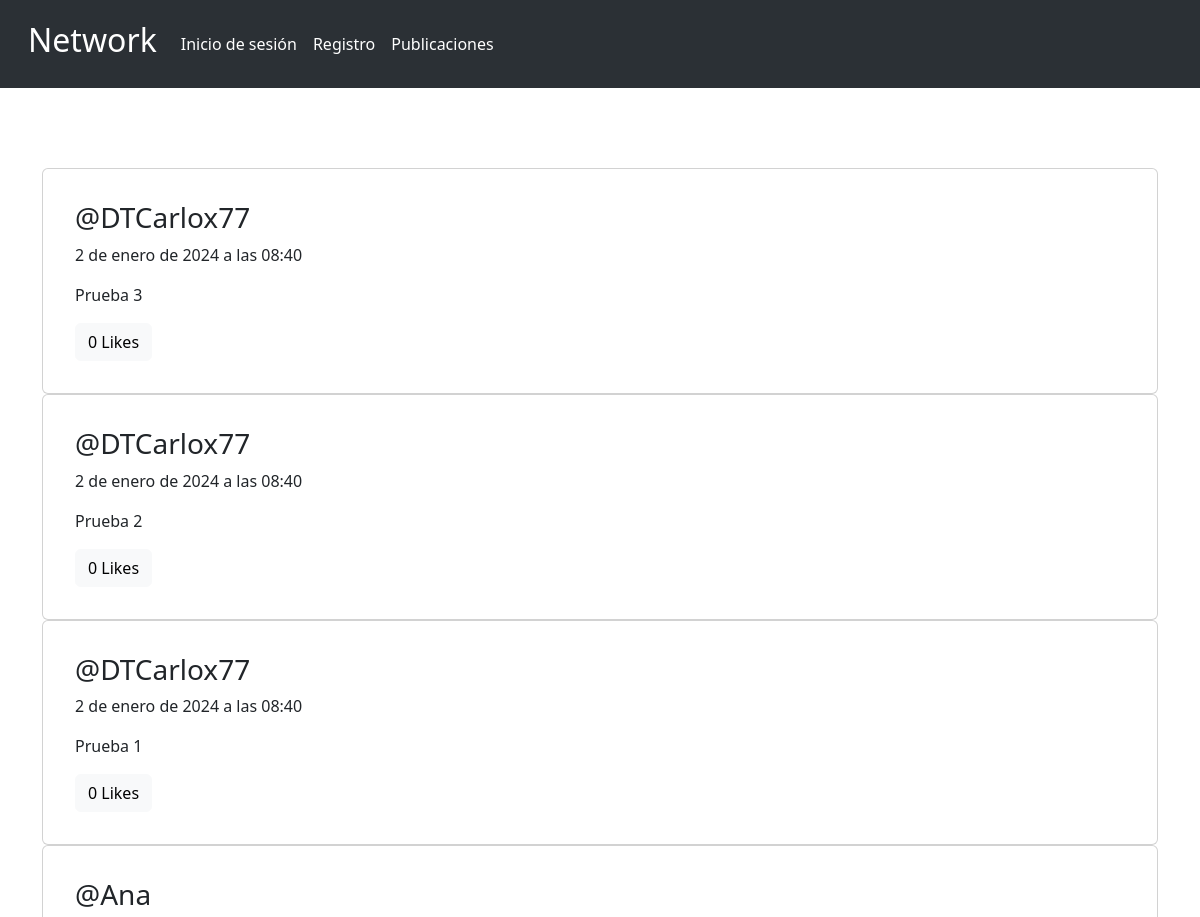
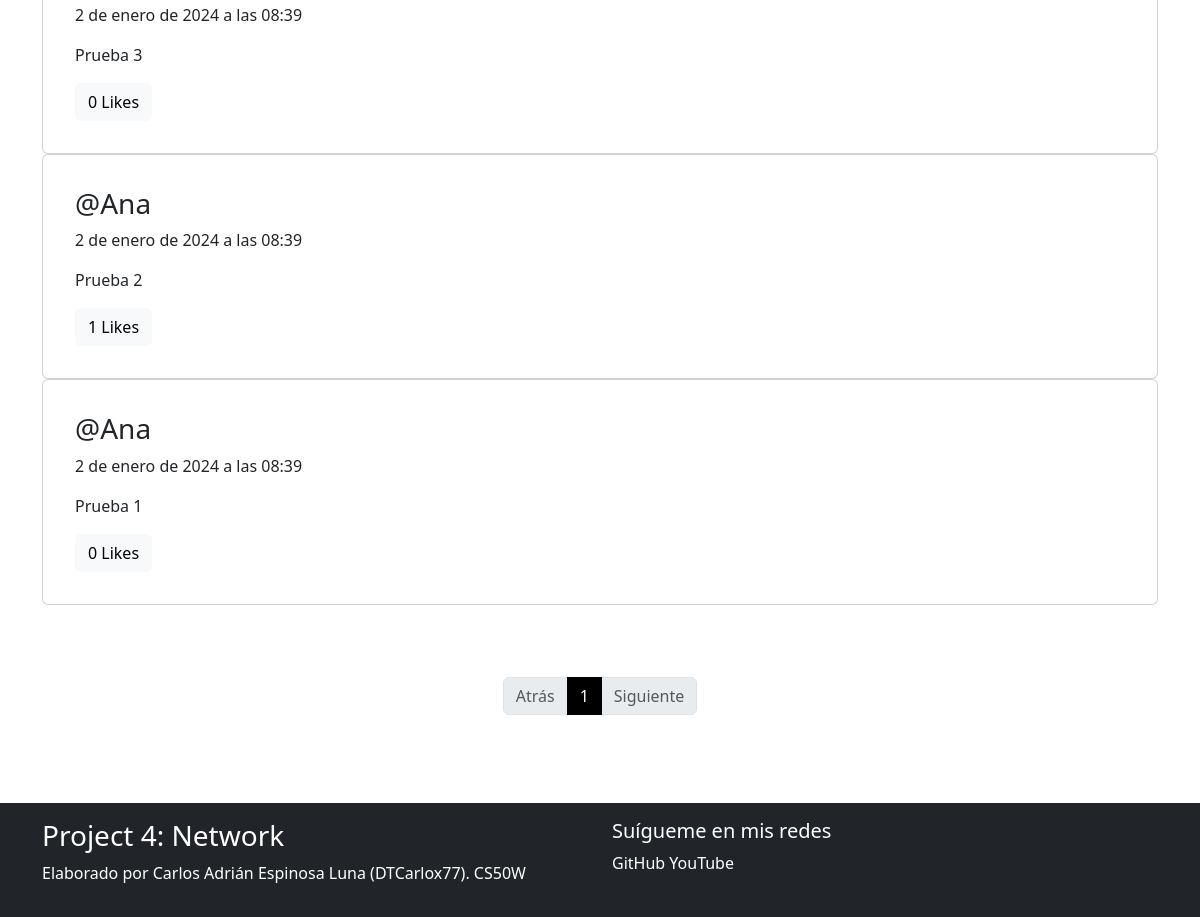
/posts/, run on an earlier commit of the app's database (2 pictures, top to bottom).
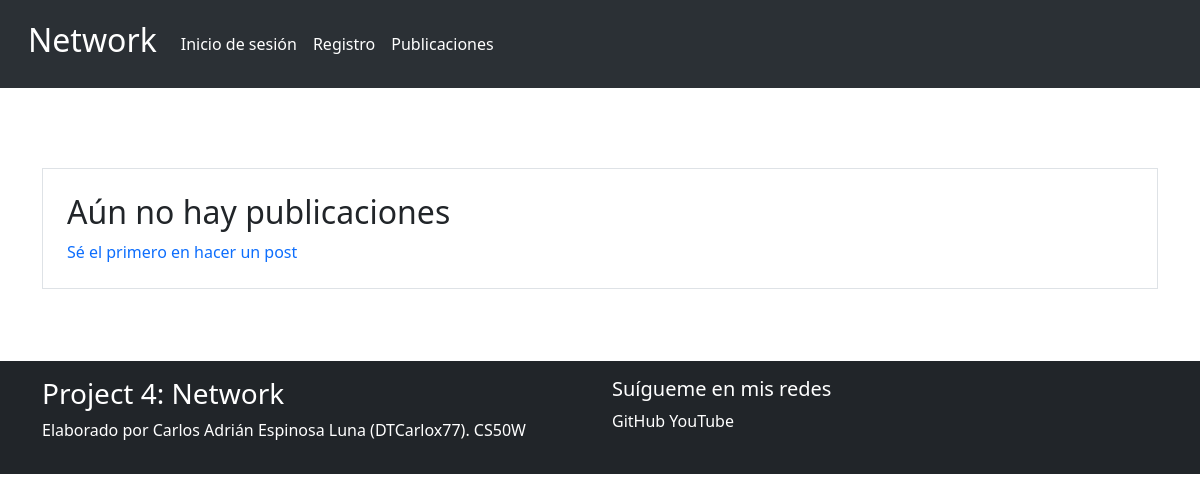
And on a later commit of the database.
### network/models.py (models this page shows, shortened)
class Post(models.Model):
    autor = models.ForeignKey(CustomUser, on_delete=models.CASCADE)
    contenido = models.TextField()
    fecha = models.DateTimeField(auto_now_add=True)
    likes = models.ManyToManyField(CustomUser, through=Like, related_name='post_likes')

class CustomUser(AbstractUser):
    correo = models.EmailField(unique=True)
    name = models.CharField(max_length=40)
    lastname = models.CharField(max_length=40)
    biografia = models.TextField(blank=True)
    def __str__(self):
        return self.username

### network/views.py (the view)
# urls.py: path('posts/', posts, name='posts'),
def posts(request):
    all_posts = Post.objects.all().order_by('-fecha')
    paginator = Paginator(all_posts, 10)
    page = request.GET.get('page')
    try:
        page_posts = paginator.page(page)
    except PageNotAnInteger:
        page_posts = paginator.page(1)
    except EmptyPage:
        page_posts = paginator.page(paginator.num_pages)
    return render(request, 'posts.html', {'posts': page_posts})

### network/templates/posts.html (shortened to what this page needs)
{% extends "layouts/base.html" %}
{% block content %}
{% if posts %}
    {% for post in posts %}
    <div class="card">
        <div class="card-body m-3">
            <h3 class="card-title"><a class="text-decoration-none text-dark" href="/profile/{{ post.autor }}">@{{ post.autor }}</a></h3>
            <p class="card-text">{{ post.fecha }}</p>
            <form method="POST" class="like-form" id="post-{{ post.id }}">
                <p class="card-text" id="content-{{ post.id }}">{{ post.contenido }}</p>
                {% if user.is_authenticated %}
                    {% csrf_token %}
                    {% if request.user in post.likes.all %}
                        <button type="button" class="btn btn-primary btn-dark like_button" data-post-id="{{ post.id }}">
                            {{ post.likes.all.count }} Likes
                        </button>
                    {% else %}
                        <button type="button" class="btn btn-primary btn-light like_button" data-post-id="{{ post.id }}">
                            {{ post.likes.all.count }} Likes
                        </button>
                    {% endif %}
                    {% if post.autor == request.user %}
                        <button type="button" class="btn btn-light edit_post" data-post-id="{{ post.id }}">Modificar</button>
                        <button type="button" class="btn btn-light delete_post" data-post-id="{{ post.id }}">Eliminar</button>
                    {% endif %}
                {% else %}
                <a  href="{% url 'login' %}">
                    <button type="button" class="btn btn-primary btn-light">
                        {{ post.likes.all.count }} Likes
                    </button>
                </a>
                {% endif %}
            </form>
        </div>
    </div>
    {% endfor %}
    <br>
    <div class="d-flex justify-content-center mt-5">
        <nav aria-label="...">
            <ul class="pagination">
                {% if posts.has_previous %}
                    <li class="page-item">
                        <a class="page-link" href="?page={{ posts.previous_page_number }}">Atrás</a>
                    </li>
                {% else %}
                    <li class="page-item disabled">
                        <span class="page-link" href="?page=1">Atrás</span>
                    </li>
                {% endif %}
                {% for num in posts.paginator.page_range %}
                    <li class="page-item {% if num == posts.number%}active{% endif %}" aria-current="page">
                        <a class="page-link" href="?page={{ num }}">{{ num }}</a>
                    </li>
                {% endfor %}
                {% if posts.has_next %}
                    <li class="page-item">
                        <a class="page-link" href="?page={{ posts.next_page_number }}">Siguiente</a>
                    </li>
                {% else %}
                    <li class="page-item disabled">
                        <span class="page-link">Siguiente</span>
                    </li>
                {% endif %}
            </ul>
        </nav>
    </div>
{% else %}
    <div class="container mt-4 border p-4">
        <h2>Aún no hay publicaciones</h2>
        <a class="text-decoration-none" href="{% url 'new' %}">Sé el primero en hacer un post</a>
    </div>
{% endif %}
<br>
<br>
{% endblock %}

What changed in the data, as far as the page shows it:
removed Post: autor "DTCarlox77", fecha "2 de enero de 2024 a las 08:40", contenido "Prueba 3", likes.all.count "0"
removed Post: autor "DTCarlox77", fecha "2 de enero de 2024 a las 08:40", contenido "Prueba 2", likes.all.count "0"
removed Post: autor "DTCarlox77", fecha "2 de enero de 2024 a las 08:40", contenido "Prueba 1", likes.all.count "0"
removed Post: autor "Ana", fecha "2 de enero de 2024 a las 08:39", contenido "Prueba 3", likes.all.count "0"
removed Post: autor "Ana", fecha "2 de enero de 2024 a las 08:39", contenido "Prueba 2", likes.all.count "1"
removed Post: autor "Ana", fecha "2 de enero de 2024 a las 08:39", contenido "Prueba 1", likes.all.count "0"
Also different on the page:
text no longer shown: "Atrás Siguiente"
text now shown: "Aún no hay publicaciones Sé el primero en hacer un post"
list line gone: "1"
